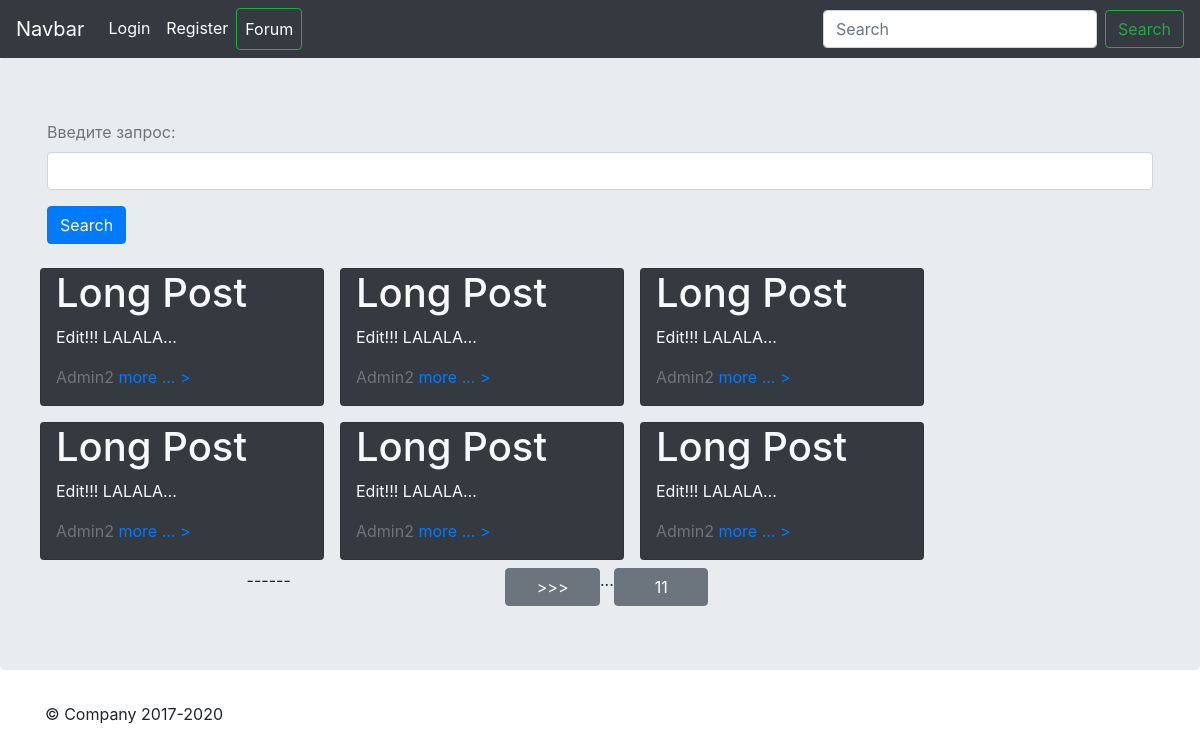
Before: /forum/ with the older database file.
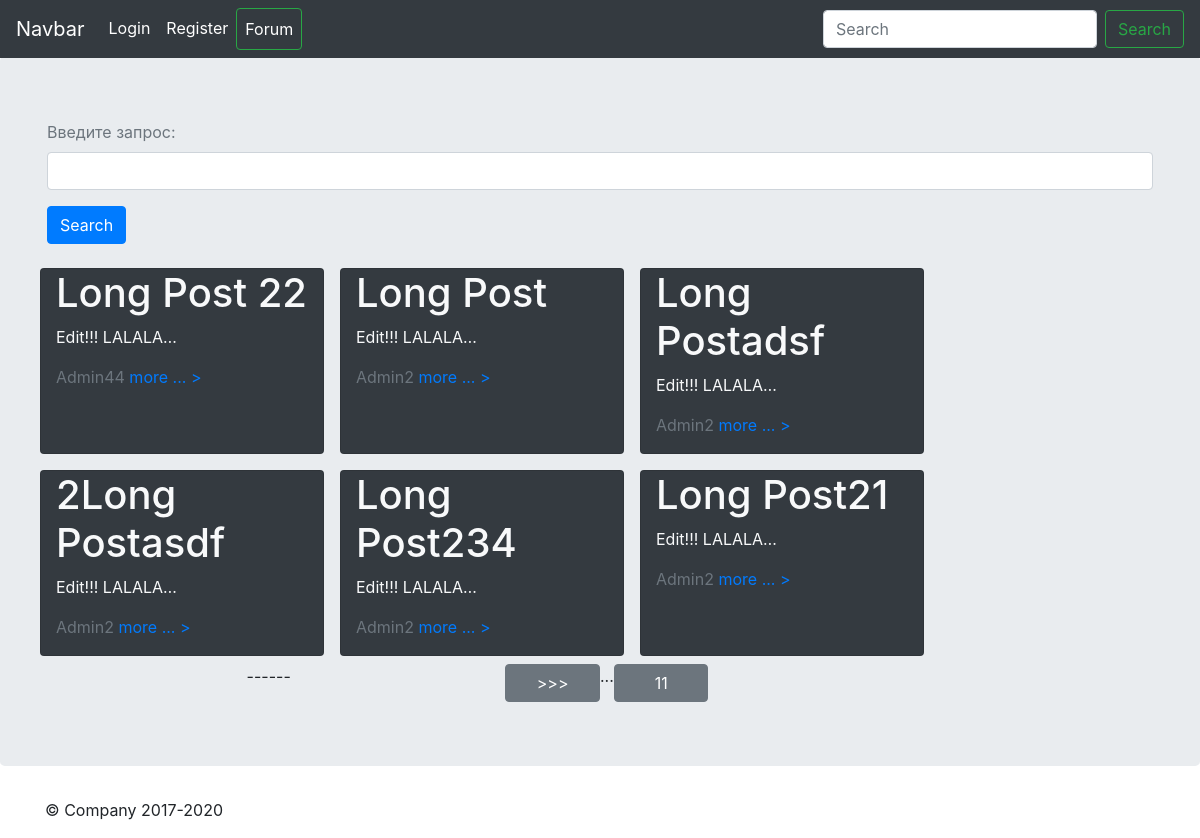
After: the same page with the newer database file.
### forum/models.py (models this page shows, shortened)
class Post(models.Model):
    title = models.CharField(max_length=255)
    content = models.TextField(max_length=2048)
    author = models.ForeignKey(User, on_delete=models.CASCADE, related_name='author')
    image = models.ImageField(
        upload_to='images/',
        null=True,
        blank=True,
        width_field='width_field',
        height_field='height_field'
    )
    height_field = models.IntegerField(default=0)
    width_field = models.IntegerField(default=0)
    timestamp = models.DateTimeField(auto_now=False, auto_now_add=True)
    updated = models.DateTimeField(auto_now=True, auto_now_add=False)
    draft = models.BooleanField(default=False)
    likes = models.ManyToManyField(User, related_name='like_list', null=True, blank=True)
    class Meta:
        ordering = ['-timestamp', '-updated']

### forum/views.py (the view, shortened to what this page needs)
# urls.py: path('', post_list, name='post_list'),
def post_list(request):
    data = {}
    all_posts = Post.objects.all()
    search = request.GET.get('search')
    print(search)
    paginator = Paginator(all_posts, 6)
    page_number = request.GET.get('page')
    page_obj = paginator.get_page(page_number)
    data['page_obj'] = page_obj
    return render(request, 'forum/post_list.html', context=data)

### templates/forum/post_list.html (shortened to what this page needs)
{% extends 'base.html' %}
{% load static %}
{% block content %}
<div class="jumbotron">
    <div class="container">
        <form class="form-group" action="" method="get">
            <label class="text-secondary" for="search">Введите запрос:</label>
            <input class="form-control text-primary" id="search" name="search" type="text">
            <input class="btn btn-primary mt-3" type="submit" value="Search">
        </form>
        <div class="row">
                {% for post in page_obj %}
                    {% if not post.draft or user == post.author   %}
                    <div class="card col-3 m-2 bg-dark text-light">
                        <h1>{{post.title}}</h1>
                        <p>{{ post.content | truncatechars:15}}</p>
                        <p>
                            <span class="text-secondary">{{post.author}}</span>
                            <a href="{% url 'post_details' post.id %}" class="text text-primary">more ... ></a>
                        </p>
                    </div>
                    {% endif %}
             {% endfor %}
            </div>
        <div class="row">
                    <div class="col-5 text-center"> ------ </div>
                    {% if page_obj.has_next %}
                        {% if page_obj.next_page_number  !=  page_obj.paginator.num_pages %}
                            <a href="?page={{page_obj.next_page_number}}&search={{search}}" class="btn btn-secondary col-1"> >>> </a>
                            ...
                        {% endif %}
                        <a href="?page={{page_obj.paginator.num_pages}}&search={{search}}" class="btn btn-secondary col-1"> {{page_obj.paginator.num_pages}} </a>
            {% endif %}
                </div>
    </div>
</div>
{% endblock content %}

Changed rows visible on the page:
changed Post: title "Long Post" → "Long Post 22"; author "Admin2" → "Admin44"
changed Post: title "Long Post" → "Long Postadsf"
changed Post: title "Long Post" → "2Long Postasdf"
changed Post: title "Long Post" → "Long Post234"
changed Post: title "Long Post" → "Long Post21"
